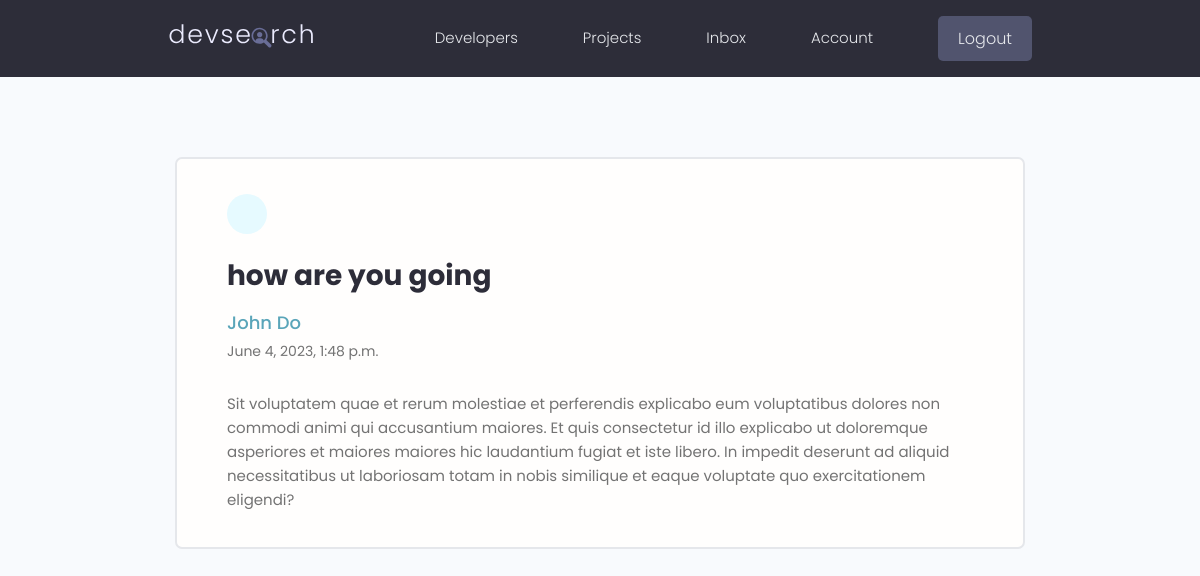
The page /message/b5fe1937-d532-410f-99b9-5955402f4a0e/ (signed in) on the database its author committed.
### users/models.py (models this page shows, shortened)
class Message(models.Model):
    sender = models.ForeignKey(Profile, on_delete=models.SET_NULL, null=True, blank=True)
    recipient = models.ForeignKey(Profile, on_delete=models.SET_NULL, null=True, blank=True, related_name="messages")
    name = models.CharField(max_length=200, null=True, blank=True)
    email = models.EmailField(max_length=200, null=True, blank=True)
    subject = models.CharField(max_length=200, null=True, blank=True)
    body = models.TextField()
    is_read = models.BooleanField(default=False)
    created = models.DateTimeField(auto_now_add=True)
    id = models.UUIDField(default=uuid.uuid4, unique=True, primary_key=True, editable=False)
    class Meta:
        ordering = ['is_read', '-created']

### users/views.py (the view)
# urls.py: path('message/<str:pk>/', views.viewMessage, name="message"),
@login_required(login_url="login")
def viewMessage(request, pk):
    profile = request.user.profile
    message = profile.messages.get(id=pk)
    if message.is_read == False:
        message.is_read = True
        message.save()
    context={'message' : message}
    return render(request, 'users/message.html',context)

### users/templates/users/message.html (shortened to what this page needs)
{% extends 'main.html' %}
{% block content %}
  <main class="messagePage my-xl">
    <div class="content-box">
      <div class="message">
        <a class="backButton" href="{% url 'inbox' %}"></a>
        <h2 class="message__subject">{{message.subject}}</h4>
          <a href="profile.html" class="message__author">{{message.name}}</a>
          <p class="message__date">{{message.created}}</p>
          <div class="message__body">
            {{message.body|linebreaksbr}}
          </div>
      </div>
    </div>
  </main>
{% endblock content %}

### static/styles/app.css (style rules this page uses)
:root { --color-sub: #2d2d39; }
.content-box { width: 95%; max-width: 85rem; margin: 0 auto; }
.message { padding: 2.5rem 0; }
.message > a { display: flex; gap: 1rem; }
.message__author, .message__date { flex-basis: 25%; }
.message__subject { flex-basis: 50%; }
.message__date { text-align: right; }
.messagePage .message { list-style: none; background: var(--color-white); padding: 3.5rem 5rem; border: 2px solid var(--color-light); border-radius: 0.7rem; }
.messagePage .message__subject { font-size: 2.8rem; color: var(--color-sub); margin-bottom: 1rem; margin-top: 2rem; }
.messagePage .message__author { font-size: 1.8rem; font-weight: 500; }
.messagePage .message__date { font-size: 1.4rem; font-weight: 400; text-align: left; margin-bottom: 3rem; }
.backButton { background: var(--color-main-light); color: var(--color-main); width: 4rem; height: 4rem; display: flex; align-items: center; justify-content: center; border-radius: 50%; }

### static/uikit/styles/modules/_variables.css (style rules this page uses)
:root { --color-main: #5aa5b9; --color-main-light: #e6faff; --color-sub: #3f4156; --color-sub-light: #51546e; --color-sub-lighter: #ededfd; --color-text: #737373; --color-gray: #8b8b8b; --color-light: #e5e7eb; --color-light-gray: #767676; --color-bg: #f8fafd; --color-white: #fffefd; --color-white-light: #f3f3f3; --color-success: #359e64; --color-success-bg: #def8e8; --color-error: #fc4b0b; --color-error-bg: #fff2ee; --font-base: 'Poppins', arial, helvetica, 'Segoe UI', roboto, ubuntu, sans-serif; --font-monospace: 'Fira Code', 'Courier New', courier, monospace; --font-regular: 300; --font-medium: 500; --font-bold: 700; --generic-shadow: 1px 1px 5px #00000010; --generic-transition: all 0.3s ease-in-out; }

### static/uikit/styles/modules/_base.css (style rules this page uses)
* { margin: 0; padding: 0; box-sizing: border-box; text-rendering: optimizeLegibility; color: inherit; font-size: inherit; }
html { font-size: 50%; }
@media only screen and (min-width: 480px) { html { font-size: 56.25%; } }
@media only screen and (min-width: 1200px) { html { font-size: 62.5%; } }
body { line-height: 1.6; font-weight: 400; font-size: 1.5rem; color: var(--color-text); background-color: var(--color-bg); min-height: 100vh; }

### static/uikit/styles/modules/_typography.css (style rules this page uses)
* { font-family: var(--font-base); }
h2 { font-size: 3.6rem; font-weight: var(--font-bold); }
p, span, strong { font-size: 1.6rem; color: var(--color-text); font-weight: var(--font-regular); }
a { padding-bottom: 2px; text-decoration: none; display: inline-block; color: var(--color-main); font-weight: var(--font-medium); }

### static/uikit/styles/modules/_utilities.css (style rules this page uses)
.my-xl { margin: 8rem auto; }

### rows shown on the page
Message: subject "how are you going", name "John Do", created "June 4, 2023, 1:48 p.m.", body "Sit voluptatem quae et rerum molestiae et perferendis explicabo eum voluptatibus dolores non commodi animi qui accusantium maiores. Et quis consectetur id illo explicabo ut doloremque asperiores et maiores maiores hic laudantium fugiat et iste libero. In impedit deserunt ad aliquid necessitatibus ut laboriosam totam in nobis similique et eaque voluptate quo exercitationem eligendi?"
